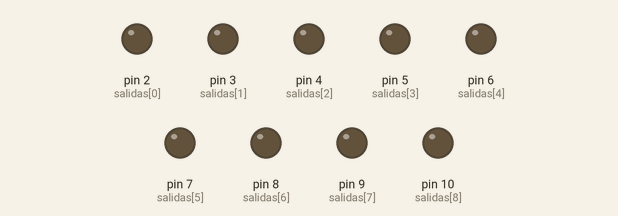
Bench run of a sketch on a simulated Arduino Uno, built with avr-gcc and run on an emulated ATmega328P. Shown: output pins drawn as LEDs (lit = HIGH).

Above: at 0.2 s.
At 1.0 s:
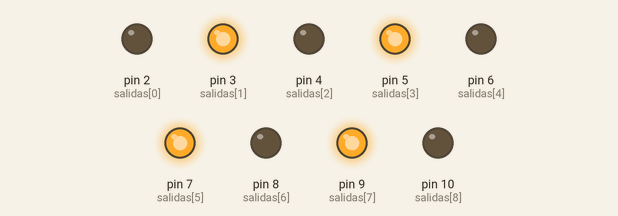
At 2.2 s:
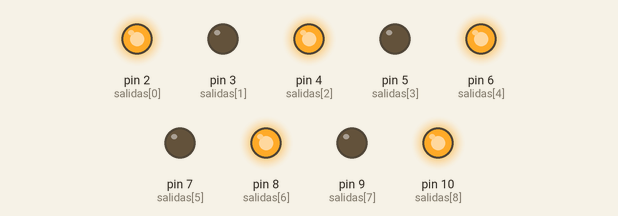
At 6.85 s:
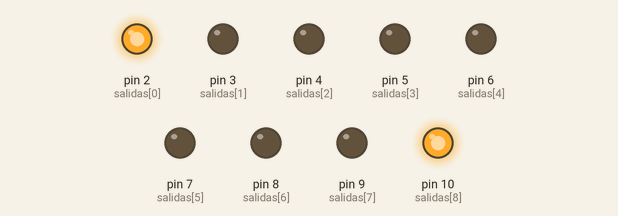
At 11.5 s:
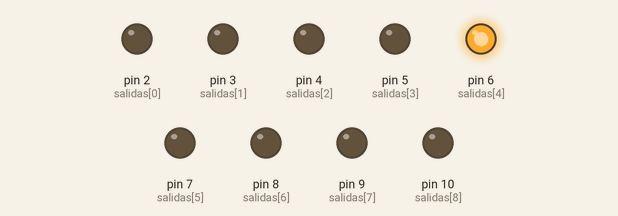
At 22.4 s:
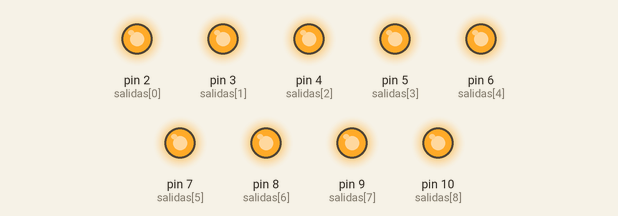
Timing chart, 0 to 23.5 s (numbered marks = the images above):
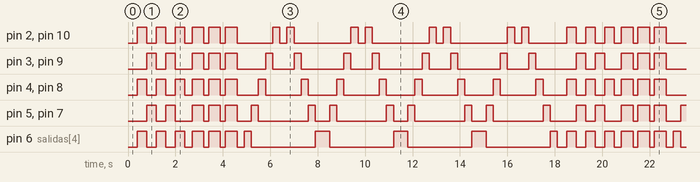

The sketch:

DN_S_gift_leds.ino
```cpp
#define ON(pin) digitalWrite(pin, HIGH);
#define OFF(pin) digitalWrite(pin, LOW);

int salidas[9]={2,3,4,5,6,7,8,9,10};

int time = 400;

#define led1 2
#define led2 3
#define led3 4
#define led4 5
#define led5 6
#define led6 7
#define led7 8
#define led8 9
#define led9 10


void setup()
{
  for(int i = 0; i < 9; i++)
  {
    pinMode(salidas[i], OUTPUT);
  }
}

void loop()
{
    sec1();
    delay(300);
    sec2();
    delay(300);
    sec3();
}

void sec1()
{

  delay(time);
  ON(led1);
  ON(led3);
  ON(led5);
  ON(led7);
  ON(led9);
  delay(time);
  OFF(led1);
  OFF(led3);
  OFF(led5);
  OFF(led7);
  OFF(led9);
  //delay(time);
  ON(led2);
  ON(led4);
  ON(led6);
  ON(led8);
  delay(time);
  OFF(led2);
  OFF(led4);
  OFF(led6);
  OFF(led8);
  //delay(time);
  ON(led1);
  ON(led3);
  ON(led5);
  ON(led7);
  ON(led9);
  delay(time);
  OFF(led1);
  OFF(led3);
  OFF(led5);
  OFF(led7);
  OFF(led9);
  //delay(time);
  ON(led2);
  ON(led4);
  ON(led6);
  ON(led8);
  delay(time);
  OFF(led2);
  OFF(led4);
  OFF(led6);
  OFF(led8);
  //delay(time);
  ON(led1);
  ON(led3);
  ON(led5);
  ON(led7);
  ON(led9);
  delay(time);
  OFF(led1);
  OFF(led3);
  OFF(led5);
  OFF(led7);
  OFF(led9);
  //delay(time);
}

void sec2()
{

  ON(led1);
  ON(led2);
  ON(led3);
  ON(led4);
  ON(led5);
  ON(led6);
  ON(led7);
  ON(led8);
  ON(led9);
  delay(500);
  OFF(led1);
  OFF(led2);
  OFF(led3);
  OFF(led4);
  OFF(led5);
  OFF(led6);
  OFF(led7);
  OFF(led8);
  OFF(led9);
  delay(200);
  ON(led1);
  ON(led2);
  ON(led3);
  ON(led4);
  ON(led5);
  ON(led6);
  ON(led7);
  ON(led8);
  ON(led9);
  delay(500);
  OFF(led1);
  OFF(led2);
  OFF(led3);
  OFF(led4);
  OFF(led5);
  OFF(led6);
  OFF(led7);
  OFF(led8);
  OFF(led9);
  delay(200);
  ON(led1);
  ON(led2);
  ON(led3);
  ON(led4);
  ON(led5);
  ON(led6);
  ON(led7);
  ON(led8);
  ON(led9);
  delay(500);
  OFF(led1);
  OFF(led2);
  OFF(led3);
  OFF(led4);
  OFF(led5);
  OFF(led6);
  OFF(led7);
  OFF(led8);
  OFF(led9);
}

void sec3()
{
  for(int i = 0; i < 4; i++){
    ON(led5);
    delay(300);
    OFF(led5);
    ON(led4);
    ON(led6);
    delay(300);
    OFF(led4);
    OFF(led6);
    ON(led3);
    ON(led7);
    delay(300);
    OFF(led3);
    OFF(led7);
    ON(led2);
    ON(led8);
    delay(300);
    OFF(led2);
    OFF(led8);
    ON(led1);
    ON(led9);
    delay(300);
    OFF(led1);
    OFF(led9);
    //segunda parte
    delay(300);
    ON(led1);
    ON(led9);
    delay(300);
    OFF(led1);
    OFF(led9);
    ON(led2);
    ON(led8);
    delay(300);
    OFF(led2);
    OFF(led8);
    ON(led3);
    ON(led7);
    delay(300);
    OFF(led3);
    OFF(led7);
    ON(led4);
    ON(led6);
    delay(300);
    OFF(led4);
    OFF(led6);
    ON(led5);
    delay(300);
    OFF(led5);
  }
}
```

Measured:
- by itself, pin 2 (salidas[0]), pin 3 (salidas[1]), pin 4 (salidas[2]), pin 5 (salidas[3]), pin 6 (salidas[4]), pin 7 (salidas[5]), pin 8 (salidas[6]), pin 9 (salidas[7]), pin 10 (salidas[8]): moves between LOW and HIGH, repeating every 18.1 s
- by itself, everything shown: repeats every 18.1 s, in 54 steps
